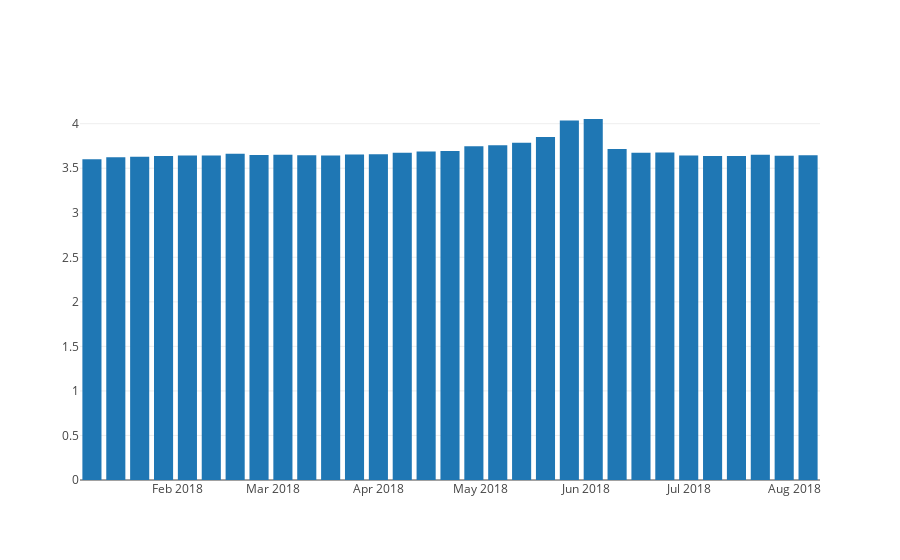

Notebook code cell kept with this figure:
### Code cell
# Create a trace
trace = go.Bar(
    x = unstack_serie_produto_regiao.index,
    y = unstack_serie_produto_regiao.Norte
)
data = [trace]

iplot(data)

### Figure 1 — Plotly figure (JSON) as saved in the notebook; plotly's stock layout.template omitted (floating-point values rounded to 4 significant figures)
{"data": [{"type": "bar", "uid": "355d483e-c262-11e8-a9ef-84ef187225cc", "x": ["2018-01-07", "2018-01-14", "2018-01-21", "2018-01-28", "2018-02-04", "2018-02-11", "2018-02-18", "2018-02-25", "2018-03-04", "2018-03-11", "2018-03-18", "2018-03-25", "2018-04-01", "2018-04-08", "2018-04-15", "2018-04-22", "2018-04-29", "2018-05-06", "2018-05-13", "2018-05-20", "2018-05-27", "2018-06-03", "2018-06-10", "2018-06-17", "2018-06-24", "2018-07-01", "2018-07-08", "2018-07-15", "2018-07-22", "2018-07-29", "2018-08-05"], "y": [3.6, 3.623, 3.629, 3.637, 3.644, 3.643, 3.663, 3.649, 3.651, 3.645, 3.644, 3.654, 3.656, 3.675, 3.687, 3.693, 3.747, 3.759, 3.787, 3.852, 4.036, 4.053, 3.717, 3.674, 3.676, 3.644, 3.636, 3.638, 3.652, 3.639, 3.645]}], "layout": {}}
